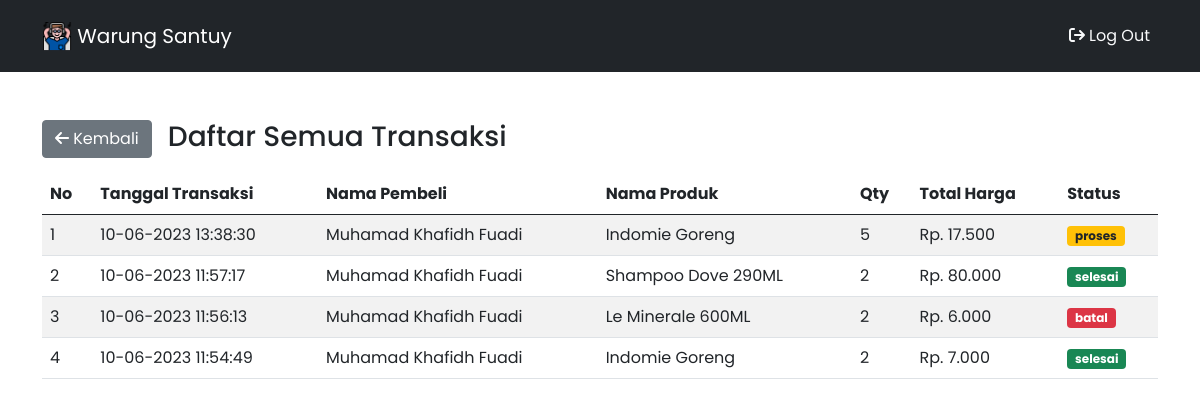
The app's page /admin/transactions.php (signed in) with its own data.
### tables this page shows
CREATE TABLE `transaksi` (
  `id_transaksi` int(11) NOT NULL,
  `id_user` int(11) DEFAULT NULL,
  `id_produk` int(11) DEFAULT NULL,
  `nama_produk` varchar(20) NOT NULL,
  `qty` int(11) NOT NULL,
  `total_harga` int(11) NOT NULL,
  `status` varchar(11) NOT NULL DEFAULT 'proses',
  `created_at` timestamp NOT NULL DEFAULT current_timestamp(),
  `updated_at` timestamp NULL DEFAULT NULL ON UPDATE current_timestamp()
);

CREATE TABLE `users` (
  `id` int(11) NOT NULL,
  `email` varchar(255) NOT NULL,
  `password` varchar(255) NOT NULL,
  `username` varchar(250) NOT NULL,
  `name` varchar(255) NOT NULL,
  `gender` enum('f','m') NOT NULL,
  `city` varchar(250) NOT NULL,
  `no_telepon` varchar(20) DEFAULT NULL
);

### admin/transactions.php (the view, shortened to what this page needs)
<?php
require('../koneksi.php');
$resultTransaksi = mysqli_query($con,  "SELECT * FROM transaksi INNER JOIN users ON transaksi.id_user = users.id ORDER BY created_at DESC");
function formatDateTime($dateString)
{
  $date = DateTime::createFromFormat("Y-m-d H:i:s", $dateString);
  $formattedDate = $date->format("d-m-Y H:i:s");
  return $formattedDate;
}
?>
<!DOCTYPE html>
<html lang="en">
<head>
  <link rel="stylesheet" href="../css/style.css">
  <link href="https://cdn.jsdelivr.net/npm/bootstrap@5.0.2/dist/css/bootstrap.min.css" rel="stylesheet">
  <link rel="stylesheet" href="https://cdnjs.cloudflare.com/ajax/libs/font-awesome/4.7.0/css/font-awesome.min.css">
</head>
<body>
  <nav class='navbar navbar-expand-lg navbar-dark bg-dark text-light '>
    <div class="container">
      <a class="navbar-brand" href="index.php">
        <img src="../img/relaxed.png" width="30" height="30" class="d-inline-block align-top" alt="">
        Warung Santuy
      </a>
      <ul class="navbar-nav ml-auto pt-2 pb-2">
        <li class="nav-item ml-4">
          <a href="logout.php" class="nav-link text-light">
            <i class="fa fa-sign-out"></i>
            Log Out </a>
        </li>
      </ul>
    </div>
  </nav>
  <div class="mt-5" style="height:70vh">
    <div class="container">
      <a href="index.php" class="btn btn-secondary mb-3 float-start me-3"><i class="fa fa-arrow-left"></i> Kembali</a>
      <h3>Daftar Semua Transaksi</h3>
      <table class="table table-striped">
        <thead class="thead-dark">
          <tr>
            <th scope="col">No</th>
            <th scope="col">Tanggal Transaksi</th>
            <th scope="col">Nama Pembeli</th>
            <th scope="col">Nama Produk</th>
            <th scope="col">Qty</th>
            <th scope="col">Total Harga</th>
            <th scope="col">Status</th>
          </tr>
        </thead>
        <tbody>
          <?php
          $index = 0;
          while ($row = mysqli_fetch_array($resultTransaksi)) {
          ?>
            <tr>
              <td><?php echo $index + 1 ?></td>
              <td><?php echo formatDateTime($row['created_at']); ?></td>
              <td><?php echo $row['name']; ?></td>
              <td><?php echo $row['nama_produk']; ?></td>
              <td><?php echo $row['qty']; ?></td>
              <td>Rp. <?= number_format($row['total_harga'], 0, '', '.') ?></td>
              <td>
                <?php $colorbadge = "";
                if ($row['status'] == 'proses') {
                  $colorbadge = 'text-dark bg-warning';
                } else if ($row['status'] == 'selesai') {
                  $colorbadge = 'bg-success';
                } else if ($row['status'] == 'batal') {
                  $colorbadge = 'bg-danger';
                } ?>
                <span class="badge <?= $colorbadge; ?>">
                  <?php echo $row['status']; ?>
                </span>
              </td>
            </tr>
          <?php
            $index++;
          }
          ?>
        </tbody>
      </table>
    </div>
</body>
</html>

### css/style.css (style rules this page uses)
* { font-family: "Poppins", sans-serif; }
body { background: #d5dfec; }

### records on screen
transaksi: created_at "10-06-2023 13:38:30", id_user.name "Muhamad Khafidh Fuadi", nama_produk "Indomie Goreng", qty "5", total_harga "17.500", status "proses"
transaksi: created_at "10-06-2023 11:57:17", id_user.name "Muhamad Khafidh Fuadi", nama_produk "Shampoo Dove 290ML", qty "2", total_harga "80.000", status "selesai"
transaksi: created_at "10-06-2023 11:56:13", id_user.name "Muhamad Khafidh Fuadi", nama_produk "Le Minerale 600ML", qty "2", total_harga "6.000", status "batal"
transaksi: created_at "10-06-2023 11:54:49", id_user.name "Muhamad Khafidh Fuadi", nama_produk "Indomie Goreng", qty "2", total_harga "7.000", status "selesai"
